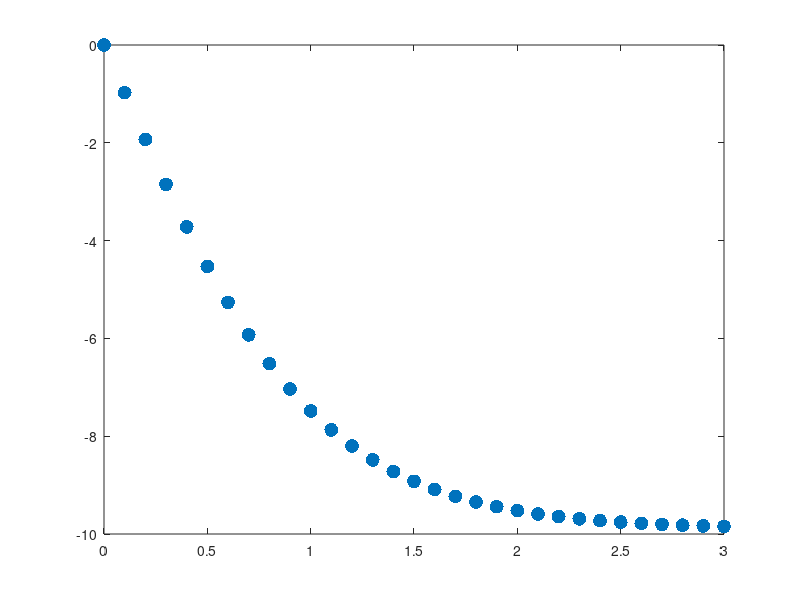

The MATLAB script that drew this image:
v=0;
dt=.1;
L=10;
t=[0:dt:3];
for i=1:length(t)-1
    %f=(-9.8 + v(i)^2/L);
    %feu = v(i) + dt*f;
    yeu(i) = v(i) + dt * (-9.8 + v(i)^2 / L );
    k1= -9.8 + v(i)^2 / L;
    k2= -9.8 + yeu(i)^2 / L;
    v(i+1)=v(i) + dt/2 * (k1 + k2);
end
figure(3)
plot(t,v,'.','MarkerSize',30)